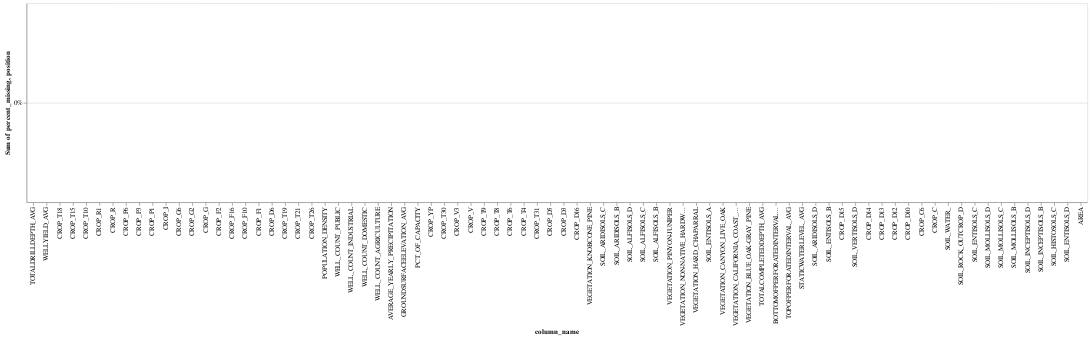

Write notebook code for a chart like this one.
### Markdown cell above
### Convert the numpy array to dataframe to view the columns imputation results

### Code cell
X_train_impute_df = convert_back_df(
    X_train_impute,
    impute_pipe,
    X_train,
)
draw_missing_data_chart(X_train_impute_df)

### Figure 1 — Vega-Lite specification as saved in the notebook (floating-point values rounded to 4 significant figures)
{"config": {"view": {"continuousWidth": 400, "continuousHeight": 300}}, "layer": [{"mark": "bar", "encoding": {"color": {"value": "orange"}, "tooltip": [{"field": "column_name", "type": "nominal"}, {"field": "percent_missing", "type": "quantitative"}], "x": {"field": "column_name", "sort": ["TOTALDRILLDEPTH_AVG", "WELLYIELD_AVG", "CROP_T18", "CROP_T15", "CROP_T10", "CROP_R1", "CROP_R", "CROP_P6", "CROP_P3", "CROP_P1", "CROP_I", "CROP_G6", "CROP_G2", "CROP_G", "CROP_F2", "CROP_F16", "CROP_F10", "CROP_F1", "CROP_D6", "CROP_T19", "CROP_T21", "CROP_T26", "POPULATION_DENSITY", "WELL_COUNT_PUBLIC", "WELL_COUNT_INDUSTRIAL", "WELL_COUNT_DOMESTIC", "WELL_COUNT_AGRICULTURE", "AVERAGE_YEARLY_PRECIPITATION", "GROUNDSURFACEELEVATION_AVG", "PCT_OF_CAPACITY", "CROP_YP", "CROP_T30", "CROP_V3", "CROP_V", "CROP_T9", "CROP_T8", "CROP_T6", "CROP_T4", "CROP_T31", "CROP_D5", "CROP_D3", "CROP_D16", "VEGETATION_KNOBCONE_PINE", "SOIL_ARIDISOLS_C", "SOIL_ARIDISOLS_B", "SOIL_ALFISOLS_D", "SOIL_ALFISOLS_C", "SOIL_ALFISOLS_B", "VEGETATION_PINYON-JUNIPER", "VEGETATION_NON-NATIVE_HARDWOOD_FOREST", "VEGETATION_HARD_CHAPARRAL", "SOIL_ENTISOLS_A", "VEGETATION_CANYON_LIVE_OAK", "VEGETATION_CALIFORNIA_COAST_LIVE_OAK", "VEGETATION_BLUE_OAK-GRAY_PINE", "TOTALCOMPLETEDDEPTH_AVG", "BOTTOMOFPERFORATEDINTERVAL_AVG", "TOPOFPERFORATEDINTERVAL_AVG", "STATICWATERLEVEL_AVG", "SOIL_ARIDISOLS_D", "SOIL_ENTISOLS_B", "CROP_D15", "SOIL_VERTISOLS_D", "CROP_D14", "CROP_D13", "CROP_D12", "CROP_D10", "CROP_C6", "CROP_C", "SOIL_WATER_", "SOIL_ROCK_OUTCROP_D", "SOIL_ENTISOLS_C", "SOIL_MOLLISOLS_D", "SOIL_MOLLISOLS_C", "SOIL_MOLLISOLS_B", "SOIL_INCEPTISOLS_D", "SOIL_INCEPTISOLS_B", "SOIL_HISTOSOLS_C", "SOIL_ENTISOLS_D", "AREA"], "type": "nominal"}, "y": {"aggregate": "sum", "axis": {"format": "%"}, "field": "percent_missing", "stack": "normalize", "type": "quantitative"}}}, {"mark": {"type": "text", "align": "center", "color": "black", "fontSize": 10}, "encoding": {"color": {"value": "orange"}, "text": {"field": "percent_missing", "format": ".0%", "type": "quantitative"}, "tooltip": [{"field": "column_name", "type": "nominal"}, {"field": "percent_missing", "type": "quantitative"}], "x": {"field": "column_name", "sort": ["TOTALDRILLDEPTH_AVG", "WELLYIELD_AVG", "CROP_T18", "CROP_T15", "CROP_T10", "CROP_R1", "CROP_R", "CROP_P6", "CROP_P3", "CROP_P1", "CROP_I", "CROP_G6", "CROP_G2", "CROP_G", "CROP_F2", "CROP_F16", "CROP_F10", "CROP_F1", "CROP_D6", "CROP_T19", "CROP_T21", "CROP_T26", "POPULATION_DENSITY", "WELL_COUNT_PUBLIC", "WELL_COUNT_INDUSTRIAL", "WELL_COUNT_DOMESTIC", "WELL_COUNT_AGRICULTURE", "AVERAGE_YEARLY_PRECIPITATION", "GROUNDSURFACEELEVATION_AVG", "PCT_OF_CAPACITY", "CROP_YP", "CROP_T30", "CROP_V3", "CROP_V", "CROP_T9", "CROP_T8", "CROP_T6", "CROP_T4", "CROP_T31", "CROP_D5", "CROP_D3", "CROP_D16", "VEGETATION_KNOBCONE_PINE", "SOIL_ARIDISOLS_C", "SOIL_ARIDISOLS_B", "SOIL_ALFISOLS_D", "SOIL_ALFISOLS_C", "SOIL_ALFISOLS_B", "VEGETATION_PINYON-JUNIPER", "VEGETATION_NON-NATIVE_HARDWOOD_FOREST", "VEGETATION_HARD_CHAPARRAL", "SOIL_ENTISOLS_A", "VEGETATION_CANYON_LIVE_OAK", "VEGETATION_CALIFORNIA_COAST_LIVE_OAK", "VEGETATION_BLUE_OAK-GRAY_PINE", "TOTALCOMPLETEDDEPTH_AVG", "BOTTOMOFPERFORATEDINTERVAL_AVG", "TOPOFPERFORATEDINTERVAL_AVG", "STATICWATERLEVEL_AVG", "SOIL_ARIDISOLS_D", "SOIL_ENTISOLS_B", "CROP_D15", "SOIL_VERTISOLS_D", "CROP_D14", "CROP_D13", "CROP_D12", "CROP_D10", "CROP_C6", "CROP_C", "SOIL_WATER_", "SOIL_ROCK_OUTCROP_D", "SOIL_ENTISOLS_C", "SOIL_MOLLISOLS_D", "SOIL_MOLLISOLS_C", "SOIL_MOLLISOLS_B", "SOIL_INCEPTISOLS_D", "SOIL_INCEPTISOLS_B", "SOIL_HISTOSOLS_C", "SOIL_ENTISOLS_D", "AREA"], "type": "nominal"}, "y": {"field": "position", "type": "quantitative"}}, "transform": [{"calculate": "datum.percent_missing + 0.05 * datum.percent_missing / abs(datum.percent_missing)", "as": "position"}]}], "data": {"name": "data-129a8b9f9efd30661104c97b4cd641f9"}, "$schema": "https://vega.github.io/schema/vega-lite/v4.17.0.json", "datasets": {"data-129a8b9f9efd30661104c97b4cd641f9": [{"column_name": "TOTALDRILLDEPTH_AVG", "percent_missing": 0.0}, {"column_name": "WELLYIELD_AVG", "percent_missing": 0.0}, {"column_name": "CROP_T18", "percent_missing": 0.0}, {"column_name": "CROP_T15", "percent_missing": 0.0}, {"column_name": "CROP_T10", "percent_missing": 0.0}, {"column_name": "CROP_R1", "percent_missing": 0.0}, {"column_name": "CROP_R", "percent_missing": 0.0}, {"column_name": "CROP_P6", "percent_missing": 0.0}, {"column_name": "CROP_P3", "percent_missing": 0.0}, {"column_name": "CROP_P1", "percent_missing": 0.0}, {"column_name": "CROP_I", "percent_missing": 0.0}, {"column_name": "CROP_G6", "percent_missing": 0.0}, {"column_name": "CROP_G2", "percent_missing": 0.0}, {"column_name": "CROP_G", "percent_missing": 0.0}, {"column_name": "CROP_F2", "percent_missing": 0.0}, {"column_name": "CROP_F16", "percent_missing": 0.0}, {"column_name": "CROP_F10", "percent_missing": 0.0}, {"column_name": "CROP_F1", "percent_missing": 0.0}, {"column_name": "CROP_D6", "percent_missing": 0.0}, {"column_name": "CROP_T19", "percent_missing": 0.0}, {"column_name": "CROP_T21", "percent_missing": 0.0}, {"column_name": "CROP_T26", "percent_missing": 0.0}, {"column_name": "POPULATION_DENSITY", "percent_missing": 0.0}, {"column_name": "WELL_COUNT_PUBLIC", "percent_missing": 0.0}, {"column_name": "WELL_COUNT_INDUSTRIAL", "percent_missing": 0.0}, {"column_name": "WELL_COUNT_DOMESTIC", "percent_missing": 0.0}, {"column_name": "WELL_COUNT_AGRICULTURE", "percent_missing": 0.0}, {"column_name": "AVERAGE_YEARLY_PRECIPITATION", "percent_missing": 0.0}, {"column_name": "GROUNDSURFACEELEVATION_AVG", "percent_missing": 0.0}, {"column_name": "PCT_OF_CAPACITY", "percent_missing": 0.0}, {"column_name": "CROP_YP", "percent_missing": 0.0}, {"column_name": "CROP_T30", "percent_missing": 0.0}, {"column_name": "CROP_V3", "percent_missing": 0.0}, {"column_name": "CROP_V", "percent_missing": 0.0}, {"column_name": "CROP_T9", "percent_missing": 0.0}, {"column_name": "CROP_T8", "percent_missing": 0.0}, {"column_name": "CROP_T6", "percent_missing": 0.0}, {"column_name": "CROP_T4", "percent_missing": 0.0}, {"column_name": "CROP_T31", "percent_missing": 0.0}, {"column_name": "CROP_D5", "percent_missing": 0.0}, {"column_name": "CROP_D3", "percent_missing": 0.0}, {"column_name": "CROP_D16", "percent_missing": 0.0}, {"column_name": "VEGETATION_KNOBCONE_PINE", "percent_missing": 0.0}, {"column_name": "SOIL_ARIDISOLS_C", "percent_missing": 0.0}, {"column_name": "SOIL_ARIDISOLS_B", "percent_missing": 0.0}, {"column_name": "SOIL_ALFISOLS_D", "percent_missing": 0.0}, {"column_name": "SOIL_ALFISOLS_C", "percent_missing": 0.0}, {"column_name": "SOIL_ALFISOLS_B", "percent_missing": 0.0}, {"column_name": "VEGETATION_PINYON-JUNIPER", "percent_missing": 0.0}, {"column_name": "VEGETATION_NON-NATIVE_HARDWOOD_FOREST", "percent_missing": 0.0}, {"column_name": "VEGETATION_HARD_CHAPARRAL", "percent_missing": 0.0}, {"column_name": "SOIL_ENTISOLS_A", "percent_missing": 0.0}, {"column_name": "VEGETATION_CANYON_LIVE_OAK", "percent_missing": 0.0}, {"column_name": "VEGETATION_CALIFORNIA_COAST_LIVE_OAK", "percent_missing": 0.0}, {"column_name": "VEGETATION_BLUE_OAK-GRAY_PINE", "percent_missing": 0.0}, {"column_name": "TOTALCOMPLETEDDEPTH_AVG", "percent_missing": 0.0}, {"column_name": "BOTTOMOFPERFORATEDINTERVAL_AVG", "percent_missing": 0.0}, {"column_name": "TOPOFPERFORATEDINTERVAL_AVG", "percent_missing": 0.0}, {"column_name": "STATICWATERLEVEL_AVG", "percent_missing": 0.0}, {"column_name": "SOIL_ARIDISOLS_D", "percent_missing": 0.0}, {"column_name": "SOIL_ENTISOLS_B", "percent_missing": 0.0}, {"column_name": "CROP_D15", "percent_missing": 0.0}, {"column_name": "SOIL_VERTISOLS_D", "percent_missing": 0.0}, {"column_name": "CROP_D14", "percent_missing": 0.0}, {"column_name": "CROP_D13", "percent_missing": 0.0}, {"column_name": "CROP_D12", "percent_missing": 0.0}, {"column_name": "CROP_D10", "percent_missing": 0.0}, {"column_name": "CROP_C6", "percent_missing": 0.0}, {"column_name": "CROP_C", "percent_missing": 0.0}, {"column_name": "SOIL_WATER_", "percent_missing": 0.0}, {"column_name": "SOIL_ROCK_OUTCROP_D", "percent_missing": 0.0}, {"column_name": "SOIL_ENTISOLS_C", "percent_missing": 0.0}, {"column_name": "SOIL_MOLLISOLS_D", "percent_missing": 0.0}, {"column_name": "SOIL_MOLLISOLS_C", "percent_missing": 0.0}, {"column_name": "SOIL_MOLLISOLS_B", "percent_missing": 0.0}, {"column_name": "SOIL_INCEPTISOLS_D", "percent_missing": 0.0}, {"column_name": "SOIL_INCEPTISOLS_B", "percent_missing": 0.0}, {"column_name": "SOIL_HISTOSOLS_C", "percent_missing": 0.0}, {"column_name": "SOIL_ENTISOLS_D", "percent_missing": 0.0}, {"column_name": "AREA", "percent_missing": 0.0}]}}
